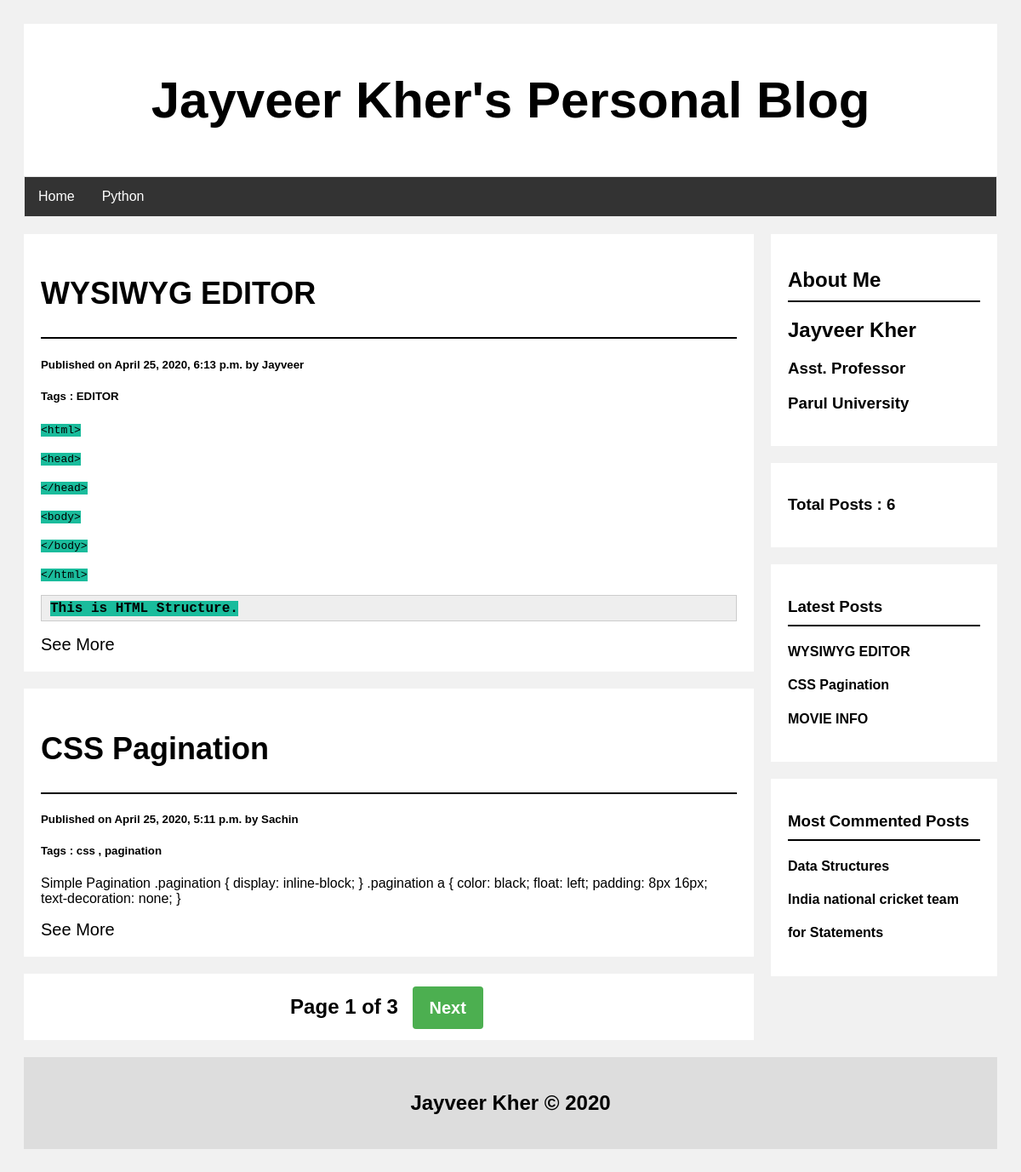
The page / on the database its author committed.
### post/models.py (models this page shows, shortened)
class Post(models.Model):
    STATUS_CHOICES = (('draft','Draft'),('published','Published'))
    title = models.CharField(max_length=256)
    slug = models.SlugField(max_length=264,unique_for_date='publish')
    author = models.ForeignKey(User,related_name='blog_posts',on_delete=models.CASCADE,)
    body = RichTextField(blank=True,null=True)
    publish = models.DateTimeField(default=timezone.now)
    created = models.DateTimeField(auto_now_add=True) #post object created.
    updated = models.DateTimeField(auto_now=True) # what time save() method called
    status = models.CharField(max_length=10,choices=STATUS_CHOICES,default='draft')
    objects = CustomManager()
    tags=TaggableManager()
    class Meta:
        ordering=('-publish',)
    def get_absolute_url(self):
        return reverse('post_detail',args=[self.publish.year,self.publish.strftime('%m'),self.publish.strftime('%d'),self.slug])

### post/views.py (the view)
# urls.py: path('',views.post_list_view,name='post_list'),
def post_list_view(request,tag_slug=None):
    post_list = Post.objects.all()
    tag = None
    if tag_slug:
        tag = get_object_or_404(Tag,slug=tag_slug)
        post_list=post_list.filter(tags__in=[tag])
    paginator = Paginator(post_list,2)
    page_number=request.GET.get('page')
    try:
        post_list=paginator.page(page_number)
    except PageNotAnInteger:
        post_list=paginator.page(1)
    except EmptyPage:
        post_list=paginator.page(paginator.num_pages)
    return render(request,'post/post_list.html',{'post_list':post_list,'tag':tag})

### post/models.py (called while the page is built)
    def get_queryset(self):
        return super().get_queryset().filter(status='published')

### post/templatetags/blog_tags.py (called while the page is built)
@register.simple_tag  #we can pass name='my_name' as parameter for specific name
def total_posts():
    return Post.objects.count()

@register.inclusion_tag('post/latest_posts.html')
def show_latest_posts(count=3):
    latest_posts = Post.objects.order_by('-publish')[:count]
    return {'latest_posts':latest_posts}

@register.inclusion_tag('post/most_commented_posts.html')
def get_most_commented_posts(count=3):
    most_commented = Post.objects.annotate(total_comments=Count('comments')).order_by('-total_comments')[:count]
    return {'most_commented':most_commented}

### templates/post/post_list.html (shortened to what this page needs)
{%extends 'post/base.html'%}
{%block body_block%}
<div class="leftcolumn">
  {%for post in post_list%}
  <div class="card">
    <h2 class="bottom_line_post"><a href="{{post.get_absolute_url}}"><h2>{{post.title}}</h2></a></h2>
    <h5>Published on {{post.publish}} by {{post.author|title}}</h5>
    <h5>Tags :
      {%for tag in post.tags.all%}
        <a href="{%url 'post_list_by_tag_name' tag.slug %}">{{tag.name}}</a>
        {%if not forloop.last%},{%endif%}
      {%endfor%}
      </h5>
    <p>{{post.body|truncatewords:50|safe}}</p>
    <a href="{{post.get_absolute_url}}" id="see_more">See More</a>
    </div>
    {%endfor%}
{%include 'post/pagination.html' with page=post_list %}
</div>
{%endblock%}

### templates/post/base.html (shortened to what this page needs)
{%load static%}
{%load blog_tags%}
<!DOCTYPE html>
<html lang="en" dir="ltr">
  <head>
  </head>
  <body>
  <div class="header">
    <h2>Jayveer Kher's Personal Blog</h2>
  </div>
<div class="row">
  <div>
    <ul>
      <li><a href="{%url 'post_list'%}">Home</a></li>
      <li><a href="{%url 'post_list_by_tag_name' 'python' %}">Python</a></li>
    </ul>
  </div>
</div>
  <div class="row">
    {%block body_block%}{%endblock%}
    <div class="rightcolumn">
      <div class="card">
        <h2 class="bottom_line">About Me</h2>
        <h2>Jayveer Kher</h2>
        <h3>Asst. Professor</h3>
        <h3>Parul University</h3>
      </div>
      <div class="card">
        <h3>Total Posts : {%total_posts%}</h3>
      </div>
      <div class="card">
        <h3 class="bottom_line">Latest Posts</h3>
        {%show_latest_posts 3%}
      </div>
      <div class="card">
        <h3 class="bottom_line">Most Commented Posts</h3>
        {%get_most_commented_posts%}
      </div>
    </div>
  </div>
  <div class="footer">
    <h2>Jayveer Kher &copy 2020</h2>
  </div>
  </body>

### templates/post/pagination.html (shortened to what this page needs)
<div class="card" style=' padding: 5px;padding-right: 20px;margin-top: 20px;'>
  <h2 align='center'>
      <span style='padding:10px;' align='center'>Page {{page.number}} of {{page.paginator.num_pages}}</span>
    {%if page.has_next%}
      <a href="?page={{page.next_page_number}}" class="btn" align='right'>Next</a>
    {%endif%}
  </h2>
</div>

### templates/post/latest_posts.html
{%for post in latest_posts%}
    <a href="{{post.get_absolute_url}}"><h4>{{post.title}}</h4></a>
{%endfor%}

### templates/post/most_commented_posts.html
{%for post in most_commented%}
    <a href="{{post.get_absolute_url}}"><h4>{{post.title}}</h4></a>
{%endfor%}

### templates/post/base.html (style rules this page uses)
* { box-sizing: border-box; }
body { font-family: Arial; padding: 20px; background: #f1f1f1; }
.header { padding: 5px; font-size: 40px; text-align: center; background: white; }
.leftcolumn { float: left; width: 75%; }
.rightcolumn { float: left; width: 25%; padding-left: 20px; }
.card { background-color: white; padding: 20px; margin-top: 20px; }
.row:after { content: ""; display: table; clear: both; }
.footer { padding: 20px; text-align: center; background: #ddd; margin-top: 20px; }
.bottom_line { border-bottom:2px solid black; padding-bottom:10px; }
.bottom_line_post { border-bottom:2px solid black; }
.btn { width: 100%; background-color: #4CAF50; color: white; padding: 14px 20px; margin: 8px 0; border: none; border-radius: 4px; cursor: pointer; font-size: 20px; text-decoration: none; }
#see_more { cursor: pointer; font-size: 20px; text-decoration: none; }
a { text-decoration: none; color: black; }
ul { list-style-type: none; margin: 0; padding: 0; overflow: hidden; border: 1px solid #e7e7e7; background-color: #333; }
li { float: left; }
li a { display: block; color: white; text-align: center; padding: 14px 16px; text-decoration: none; }

### rows shown on the page
Post: title "WYSIWYG EDITOR", publish "April 25, 2020, 6:13 p.m.", author "Jayveer", body "<html> <head> </head> <body> </body> </html> This is HTML Structure."
Tag: name "EDITOR"
Post: title "CSS Pagination", publish "April 25, 2020, 5:11 p.m.", author "Sachin", body "Simple Pagination .pagination { display: inline-block; } .pagination a { color: black; float: left; padding: 8px 16px; text-decoration: none; }"
Tag: name "css"
Tag: name "pagination"
Post: title "MOVIE INFO"
Post: title "Data Structures"
Post: title "India national cricket team"
Post: title "for Statements"

### other values the page prints
{{ page.number }} "1"
{{ page.paginator.num_pages }} "3"
